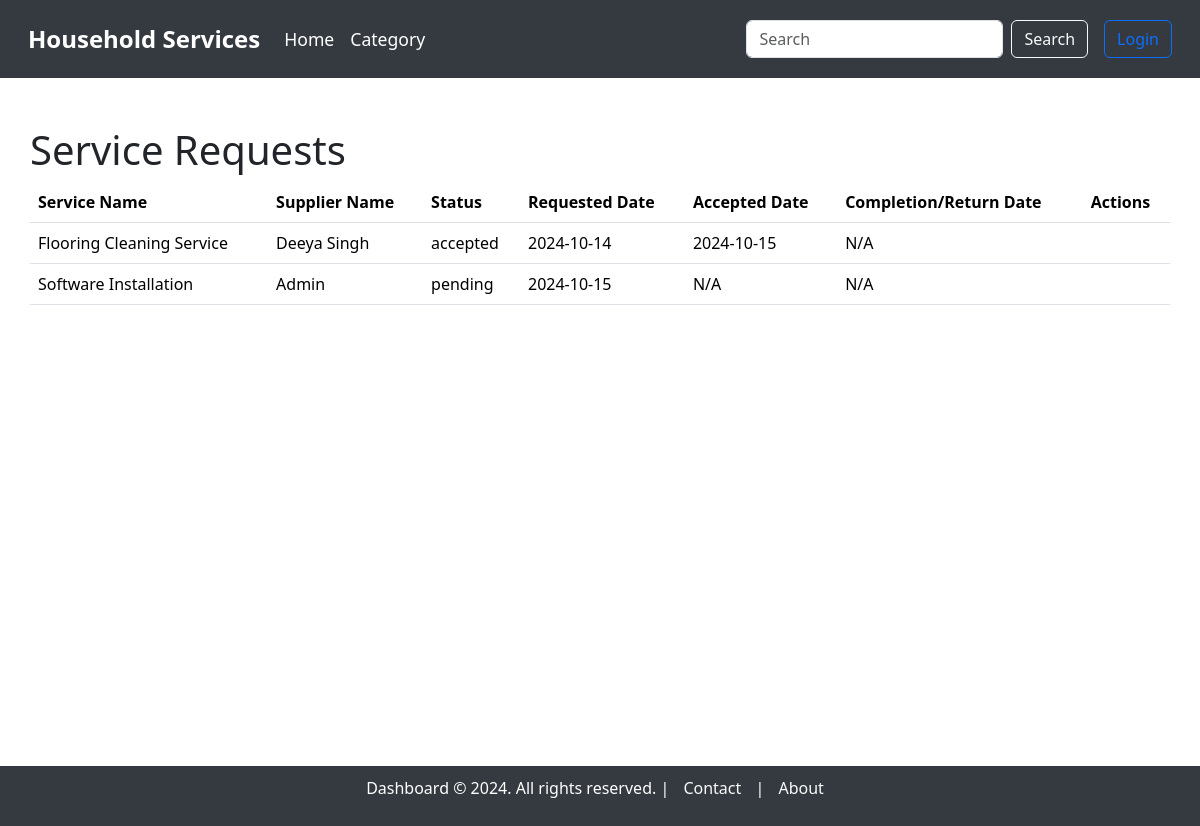
The page /service_requests on the database its author committed.
### model.py (models this page shows, shortened)
class ServiceRequest(db.Model):
    __tablename__ = "service_requests"
    service_request_id = db.Column(db.Integer, autoincrement=True, primary_key=True)
    service_id = db.Column(db.Integer, db.ForeignKey('service.service_id'), nullable=False)
    user_id = db.Column(db.Integer, db.ForeignKey('users.user_id'), nullable=False)
    supplier_id = db.Column(db.Integer, db.ForeignKey('users.user_id'), nullable=True)  # Link to supplier (optional)
    service_description = db.Column(db.String, nullable=False)
    experience_years = db.Column(db.Integer, nullable=True)
    created_at = db.Column(db.DateTime, default=datetime.utcnow)
    updated_at = db.Column(db.DateTime, default=datetime.utcnow, onupdate=datetime.utcnow)
    date_requested = db.Column(db.DateTime, default=datetime.utcnow, nullable=True)
    date_issued = db.Column(db.DateTime, nullable=True)  #accepted date
    date_completed = db.Column(db.DateTime, nullable=True)
    date_returned = db.Column(db.DateTime, nullable=True)
    status = db.Column(db.String, default='pending')  # 'pending', 'accepted', 'rejected', 'completed', 'returned', 'cancelled'
    price = db.Column(db.Integer, nullable=False)  # Price associated with the service
    customer = db.relationship('User', foreign_keys=[user_id], backref='customer_requests')
    supplier = db.relationship('User', foreign_keys=[supplier_id], backref='supplier_requests')
    service = db.relationship('Service', backref='requests')

class Service(db.Model):
    __tablename__ = "service"
    service_id = db.Column(db.Integer, autoincrement=True, primary_key=True)
    category_id = db.Column(db.Integer, db.ForeignKey('category.category_id'), nullable=False)  # Link to Category model
    supplier_id = db.Column(db.Integer, db.ForeignKey('users.user_id'), nullable=False)  # Link to the supplier
    service_name = db.Column(db.String, unique=True, nullable=False)
    service_description = db.Column(db.String, nullable=False)
    created_at = db.Column(db.DateTime, default=datetime.utcnow)
    updated_at = db.Column(db.DateTime, default=datetime.utcnow, onupdate=datetime.utcnow)
    price = db.Column(db.Integer)
    image = db.Column(db.String)  # Path to the uploaded image
    supplier = db.relationship('User', backref='services')  # Relationship to supplier (User)
    category = db.relationship('Category', backref='services')  # Relationship to Category

class User(db.Model):
    __tablename__ = "users"
    user_id = db.Column(db.Integer, autoincrement=True, primary_key=True)
    full_name = db.Column(db.String, nullable=False)
    username = db.Column(db.String, unique=True, nullable=False)
    email = db.Column(db.String, unique=True, nullable=False)
    password = db.Column(db.String, nullable=False)
    address = db.Column(db.String, nullable=False)
    pincode = db.Column(db.String, nullable=False)
    role = db.Column(db.String, nullable=False)  # 'customer' or 'supplier'
    service_name = db.Column(db.String)  # Only applicable if the user is a supplier
    experience_years = db.Column(db.Integer)  # Only applicable if the user is a supplier
    document = db.Column(db.String)  # Path or name of the uploaded document, only for suppliers
    is_verified = db.Column(db.Boolean, default=False)  # For supplier verification
    is_blocked = db.Column(db.Boolean, default=False)  # For blocking/unblocking users

### main.py (the view, shortened to what this page needs)
@app.route('/service_requests', methods=['GET'])
def view_service_requests():
    user_id = session.get('user_id')
    role = session.get('role')
    if role == 'customer':
        service_requests = ServiceRequest.query.filter_by(user_id=user_id).filter(ServiceRequest.status.in_(['pending', 'accepted'])).all()
        service_history = ServiceRequest.query.filter_by(user_id=user_id).filter(ServiceRequest.status.in_(['completed', 'returned', 'rejected'])).all()
    else:
        service_requests = ServiceRequest.query.filter(ServiceRequest.status.in_(['pending', 'accepted'])).all()
        service_history = ServiceRequest.query.filter(ServiceRequest.status.in_(['completed', 'returned', 'rejected'])).all()
    return render_template('service_requests/service_requests.html', service_requests=service_requests, service_history=service_history)

### templates/service_requests/service_requests.html (shortened to what this page needs)
{% extends 'base_dashboard.html' %}
{% block content %}
<div class="container mt-5">
    <h1>Service Requests</h1>
    {% if service_requests %}
        <table class="table">
            <thead>
                <tr>
                    <th>Service Name</th>
                    <th>Supplier Name</th>
                    <th>Status</th>
                    <th>Requested Date</th>
                    <th>Accepted Date</th>
                    <th>Completion/Return Date</th>
                    <th>Actions</th>
                </tr>
            </thead>
            <tbody>
                {% for request in service_requests %}
                    <tr>
                        <td>{{ request.service.service_name }}</td>
                        <td>{{ request.service.supplier.full_name if request.service.supplier else 'Not Assigned' }}</td>
                        <td>{{ request.status }}</td>
                        <td>{{ request.date_requested.strftime('%Y-%m-%d') }}</td>
                        <td>
                            {% if request.date_issued %}
                                {{ request.date_issued.strftime('%Y-%m-%d') }}
                            {% else %}
                                N/A
                            {% endif %}
                        </td>
                        <td>
                            {% if request.status == 'completed' %}
                                {{ request.date_completed.strftime('%Y-%m-%d') if request.date_completed else 'N/A' }}
                            {% elif request.status == 'returned' %}
                                {{ request.date_returned.strftime('%Y-%m-%d') if request.date_returned else 'N/A' }}
                            {% elif request.status == 'rejected' %}
                                {{ request.date_rejected.strftime('%Y-%m-%d') if request.date_rejected else 'N/A' }}
                            {% else %}
                                N/A
                            {% endif %}
                        </td>
                        <td>
                        </td>
                    </tr>
                {% endfor %}
            </tbody>
        </table>
    {% else %}
        <p>No service requests found.</p>
    {% endif %}
    <br>
</div>
{% endblock %}

### templates/base_dashboard.html (style rules this page uses)
body { overflow-x: hidden; }
.container { max-width: 100%; padding: 0 15px; }

### rows shown on the page
ServiceRequest: service.service_name "Flooring Cleaning Service", service.supplier "Deeya Singh", status "accepted", date_requested "2024-10-14", date_issued "2024-10-15", shows "N/A"
ServiceRequest: service.service_name "Software Installation", service.supplier "Admin", status "pending", date_requested "2024-10-15", shows "N/A"
